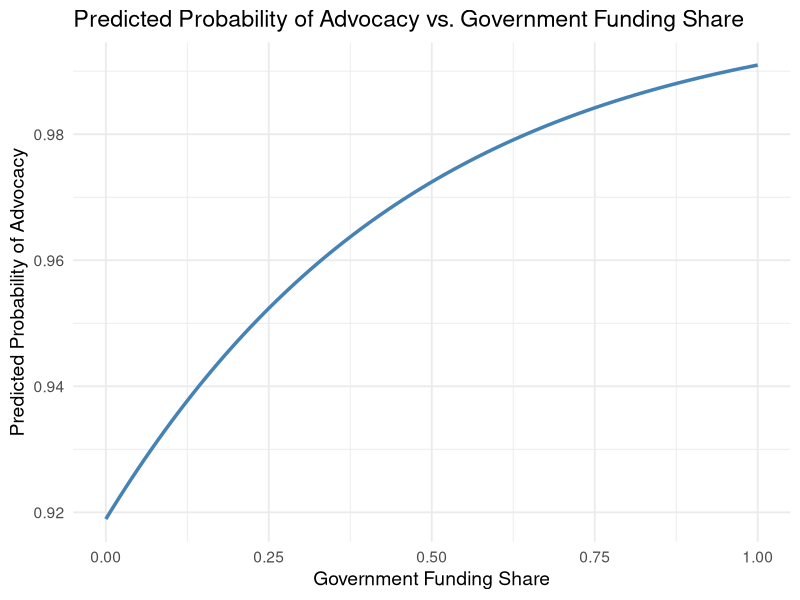
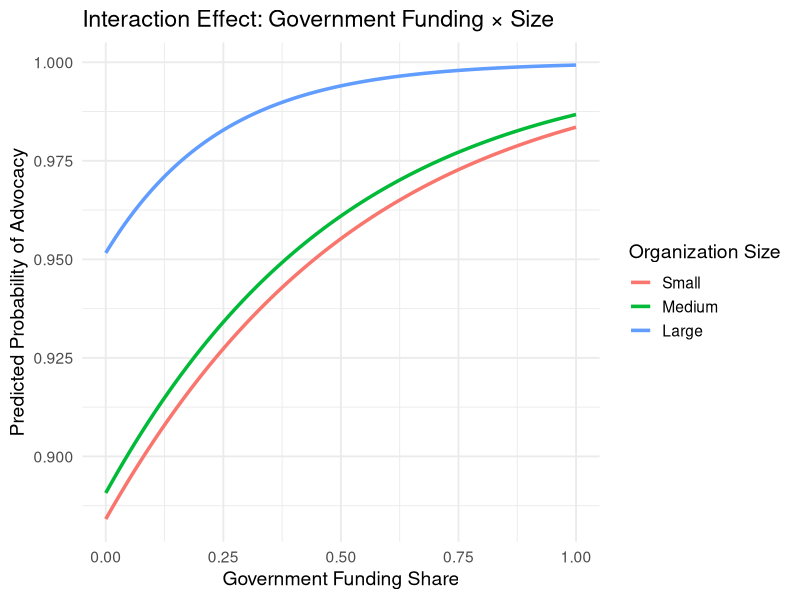

These figures' R source, in order:
## ---- chunk 1
data <- read.csv("YEAR-02-DATA-PUF.csv")
View(data)
## ---- chunk 2
names(data)
## ---- chunk 3
grep("ExtAffairs", names(data), value = TRUE)
## ---- chunk 4
adv_vars <- grep("ExtAffairs", names(data), value = TRUE)

data$advocacy_binary <- ifelse(
  apply(data[adv_vars], 1, function(x) any(x != "Never" & !is.na(x))),
  1, 0
)
## ---- chunk 5
table(data$advocacy_binary)
## ---- chunk 6
grep("Gov", names(data), value = TRUE)
grep("Rev", names(data), value = TRUE)
grep("fund", names(data), value = TRUE)
## ---- chunk 7
data$gov_funding_total <- data$Finance_Rev_GovtMain + data$Finance_Rev_Govt3rdParty
## ---- chunk 8
grep("^Finance_Rev", names(data), value = TRUE)
## ---- chunk 9
rev_vars <- c(
  "Finance_Rev_GovtMain",
  "Finance_Rev_Prtcpnt",
  "Finance_Rev_Govt3rdParty",
  "Finance_Rev_IndvDon",
  "Finance_Rev_Gift",
  "Finance_Rev_Grnt",
  "Finance_Rev_Spnsr",
  "Finance_Rev_Oth"
)

data$total_rev <- rowSums(data[rev_vars], na.rm = TRUE)
## ---- chunk 10
summary(data$total_rev)
## ---- chunk 11
# government funding total
data$gov_funding_total <- 
  data$Finance_Rev_GovtMain + data$Finance_Rev_Govt3rdParty
## ---- chunk 12
# government funding share (%)
data$gov_share <- data$gov_funding_total / data$total_rev
summary(data$gov_share)
## ---- chunk 13
grep("Prg", names(data), value = TRUE)
grep("Ppl", names(data), value = TRUE)
grep("Srv", names(data), value = TRUE)
## ---- chunk 14
grep("Geo", names(data), value = TRUE)
grep("State", names(data), value = TRUE)
grep("Loc", names(data), value = TRUE)
grep("Urban", names(data), value = TRUE)
## ---- chunk 15
grep("Staff", names(data), value = TRUE)
grep("Fulltime", names(data), value = TRUE)
grep("Parttime", names(data), value = TRUE)
grep("Size", names(data), value = TRUE)
## ---- chunk 16
data$size <- ifelse(
  !is.na(data$Staff_Fulltime_2021),
  data$Staff_Fulltime_2021,
  data$Staff_Fulltime_2022
)
## ---- chunk 17
model <- glm(
  advocacy_binary ~ gov_share + size,
  data = data,
  family = binomial
)

summary(model)
## ---- chunk 18
library(ggplot2)

# create dataframe for prediction
newdata <- data.frame(
  gov_share = seq(min(data$gov_share, na.rm=TRUE),
                  max(data$gov_share, na.rm=TRUE),
                  length.out = 100),
  size = mean(data$size, na.rm = TRUE)
)

newdata$pred <- predict(model, newdata, type = "response")

# plot
ggplot(newdata, aes(x = gov_share, y = pred)) +
  geom_line(color = "steelblue", size = 1.2) +
  labs(
    x = "Government Funding Share",
    y = "Predicted Probability of Advocacy",
    title = "Predicted Probability of Advocacy vs. Government Funding Share"
  ) +
  theme_minimal(base_size = 14)
## ---- chunk 19
# Model 2：Interaction between gov_share and size
model2 <- glm(
  advocacy_binary ~ gov_share * size,
  data = data,
  family = binomial
)
## ---- chunk 20
data$size_group <- cut(data$size,
                       breaks = quantile(data$size, probs = c(0, .33, .67, 1), na.rm=TRUE),
                       labels = c("Small", "Medium", "Large"),
                       include.lowest = TRUE)
## ---- chunk 21
# newdata with size groups
newdata2 <- expand.grid(
  gov_share = seq(min(data$gov_share, na.rm=TRUE),
                  max(data$gov_share, na.rm=TRUE),
                  length.out=100),
  size_group = c("Small", "Medium", "Large")
)

# give numeric size representative for each group
group_means <- tapply(data$size, data$size_group, mean, na.rm=TRUE)
newdata2$size <- group_means[newdata2$size_group]

newdata2$pred <- predict(model2, newdata2, type="response")

library(ggplot2)
ggplot(newdata2, aes(x = gov_share, y = pred, color = size_group)) +
  geom_line(size=1.2) +
  labs(title="Interaction Effect: Government Funding × Size",
       y="Predicted Probability of Advocacy",
       x="Government Funding Share",
       color="Organization Size") +
  theme_minimal(base_size=14)
## ---- chunk 22
# volunteer count (fill NA with 0)
data$volunteer_count <- data$Staff_RegVlntr_2021
data$volunteer_count[is.na(data$volunteer_count)] <- 0

model_clean <- glm(
    advocacy_binary ~ gov_share + size + volunteer_count,
    data = data,
    family = binomial
)

summary(model_clean)
